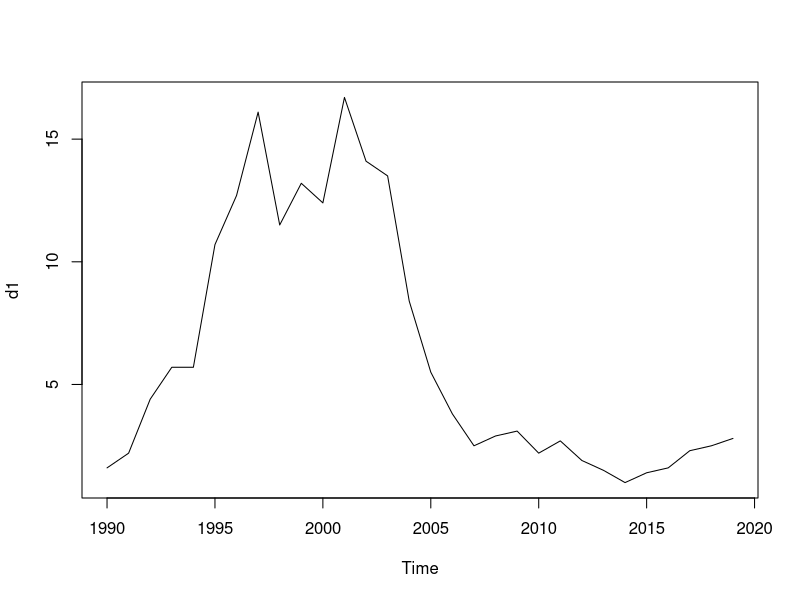
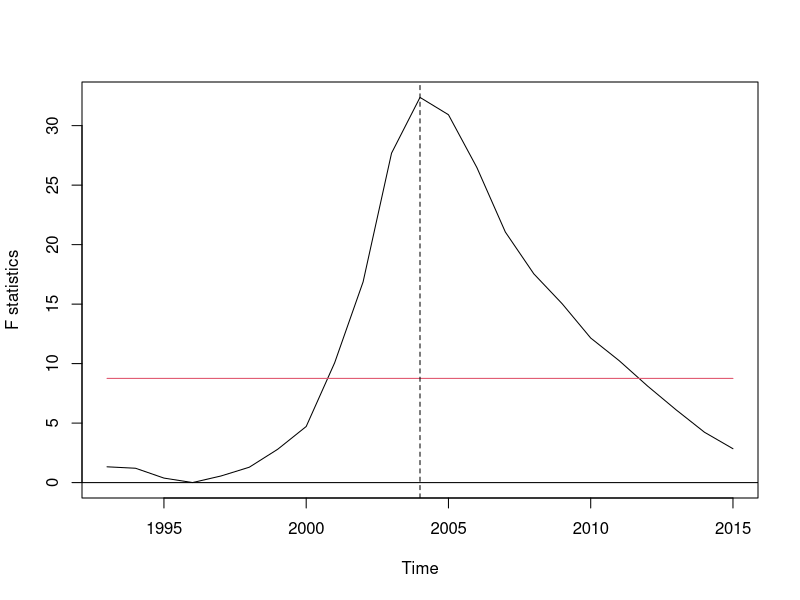
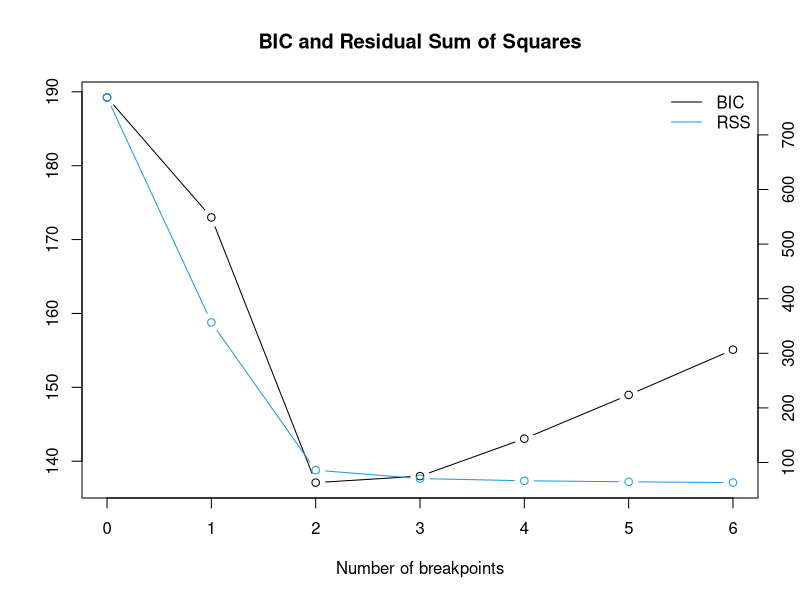
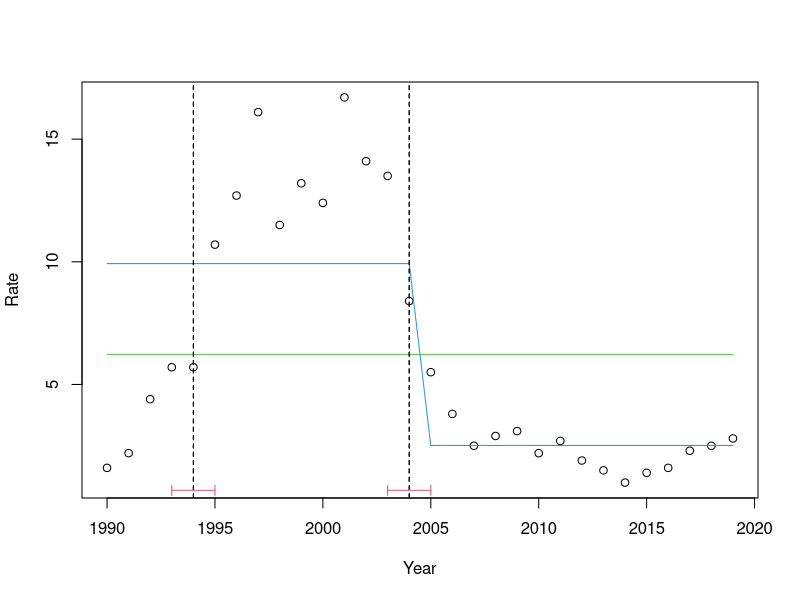

These charts were generated, in order, by the following R code:
library(strucchange)
library(ggplot2)
#library(datasets)
setwd('/home/zyang/NGS/active/IPL/MENINGO/analysis/HRC/zoe/AllNZMemB_2021/Break_point_analysis')
Rate <- read.csv(file = './1990_2019_disease_rate.csv')
Rate

d1 <- ts(Rate$Rate, start=c(1990), end=c(2019), frequency = 1)
d1
plot(d1)

## F statistics indicate one breakpoint

fs_rate <- Fstats(d1 ~ 1)
plot(fs_rate)
breakpoints(fs_rate)
lines(breakpoints(fs_rate))
#ggsave("One_break_point_by_Ftest.png", ftest_one_break, width=8, height=3, dpi=600)

## or
bp.rate <- breakpoints(d1 ~ 1)
summary(bp.rate)


## the BIC chooses two breakpoints
plot(bp.rate)
breakpoints(bp.rate)


## fit null hypothesis model and model with two breakpoint
fm0 <- lm(d1 ~ 1)
fm1 <- lm(d1 ~ breakfactor(bp.rate, breaks = 1))
plot(Rate)
lines(ts(fitted(fm0), start = 1990), col = 3)
lines(ts(fitted(fm1), start = 1990), col = 4)
lines(bp.rate)

## confidence interval
ci.rate <- confint(bp.rate)
ci.rate
lines(ci.rate)
